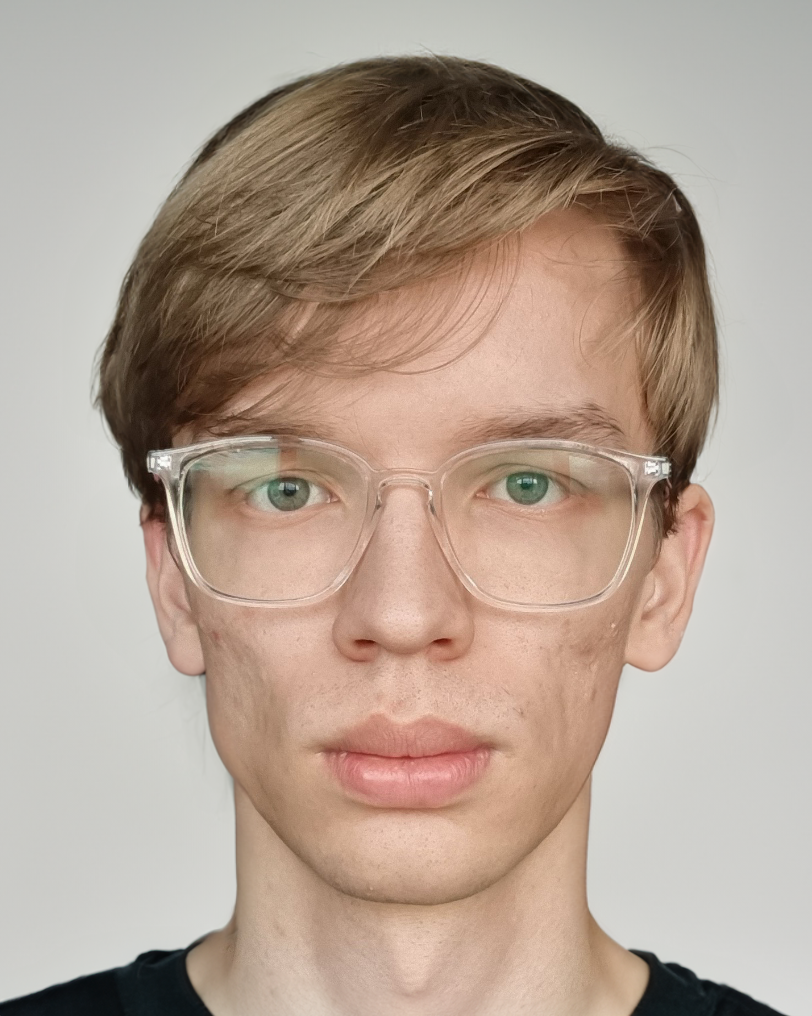
%> input picture Lab_3/pic.png, 812 x 1016 px
$ octave Lab_3.m   (GNU Octave 9; MATLAB toolbox functions it lacks are replaced by stand-ins)
%> lines starting %> are read from the running program, lines starting %| are printed output that depends on the picture; in (x1, y1, x2, y2) boxes, pixels count from 0 and x2, y2 are one past the last pixel; in counts of white or black regions, pixels touching at a corner belong together; the program's own positions count from 1
clear;
% Вариант 6

%% 1 Портрет и гистограмма
I = rgb2gray(imcrop(imread('pic.png'), [6, 116, 799, 799]));
%> I: size 800x800 uint8; min 10, max 253, mean 164.8
imwrite(I, 'portret.png');
histogram(I);
%> figure, not shown here; tallest bar 42543 high, from x = 206 to 208
saveas(gcf, 'hist.png');
pause;

%% 2 Логарифмическое преобразование
g = log(1 + im2double(I));
imshow(g); title('Логарифмическое преобразование'); pause;
imwrite(g, 'Log/g.png');
histogram(g);
title('Гистограмма');
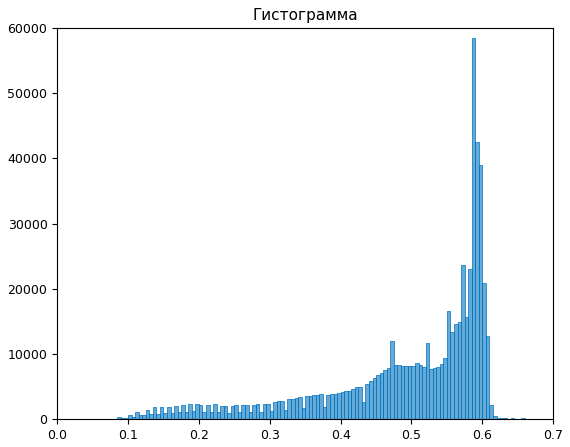
%> figure redrawn from the program's plot data; tallest bar 58407 high, from x = 0.585 to 0.59
saveas(gcf, 'Log/hist.png');
pause;

%% 3 Степенное проебразование
for gamma = [0.1 0.45 5]
    g = im2double(I).^gamma;
    imshow(g); title(['gamma = ' sprintf('%.2f', gamma)]); pause;
    imwrite(g, ['Degree/' sprintf('%.2f', gamma) '.png']);
    histogram(g); pause;
    saveas(gcf, ['Degree/hist' sprintf('%.2f', gamma) '.png']);
end

%% 4 Кусочно-линейное преобразование
points = [0, 255; 100, 200; 150, 25; 255, 0];
x = points(:, 1);
y = points(:, 2);
g = zeros(800, 800);
for i = 1:800
    for j = 1:800
        if I(i, j) >= 0 && I(i, j) <= 100
            g(i, j) = ((y(2) - y(1))/(x(2) - x(1))) * double(I(i, j)) + 255;
        elseif I(i, j) > 100 && I(i, j) <= 150
            g(i, j) = ((y(3) - y(2))/(x(3) - x(2))) * double(I(i, j)) + 550;
        elseif I(i, j) > 150 && I(i, j) <= 255
            g(i, j) =((y(4) - y(3))/(x(4) - x(3))) * double(I(i, j)) + 425/7;
        end
    end
end
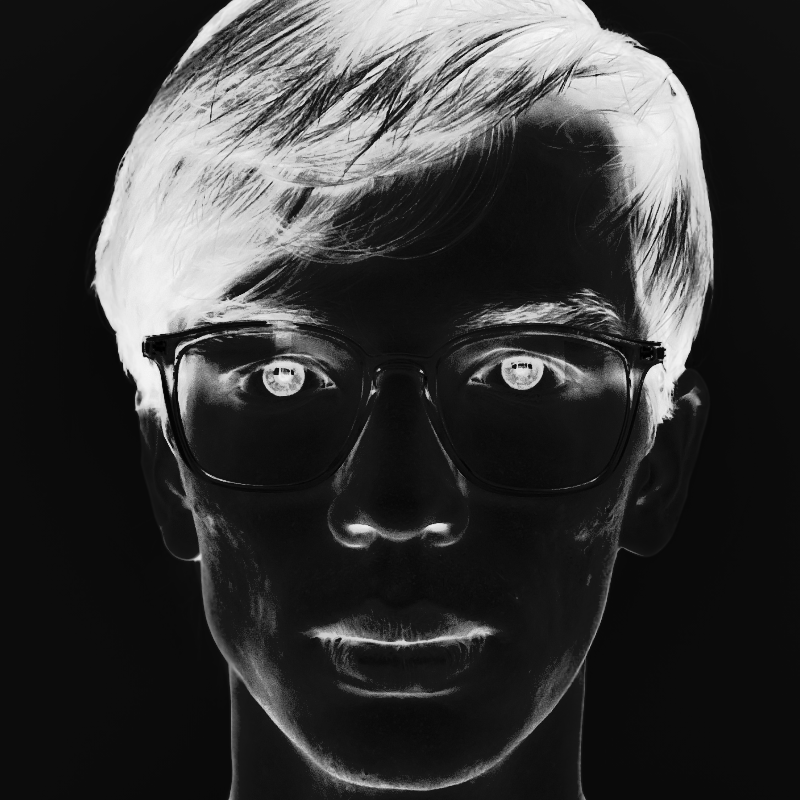
%> g: size 800x800 double; min 0.476, max 249.5, mean 55.1
imshow(uint8(g)); title('Кусочно-линейное преобразование'); pause;
imwrite(uint8(g), 'Line_Contrast/g.png');
histogram(uint8(g)); pause;
saveas(gcf, 'Line_Contrast/hist.png');

%% 5 Эквализация
g = histeq(I);
%> g: size 800x800 uint8
imshow(g); title('Эквализация'); pause;
imwrite(g, 'Equaliz/g.png');
histogram(g); pause;
%> after `histogram(g)`:
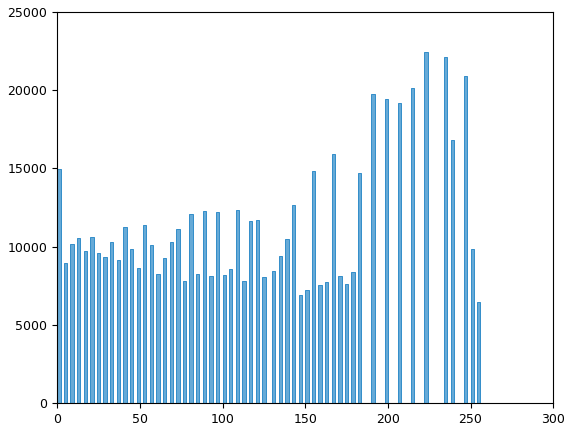
%> figure redrawn from the program's plot data; tallest bar 22431 high, from x = 222 to 224
saveas(gcf, 'Equaliz/hist.png');

%% 6 Усредняющий фильтр
for size = [3 15 35]
    g = imfilter(I, fspecial('average', size));
    imshow(g); title(['Усредняющий фильтр ' num2str(size)]); pause;
    imwrite(g, ['Filter/average' num2str(size) '.png']);
end

%% 7 Фильтр повышения резкости
g2 = imfilter(im2double(I), fspecial('laplacian', 0));
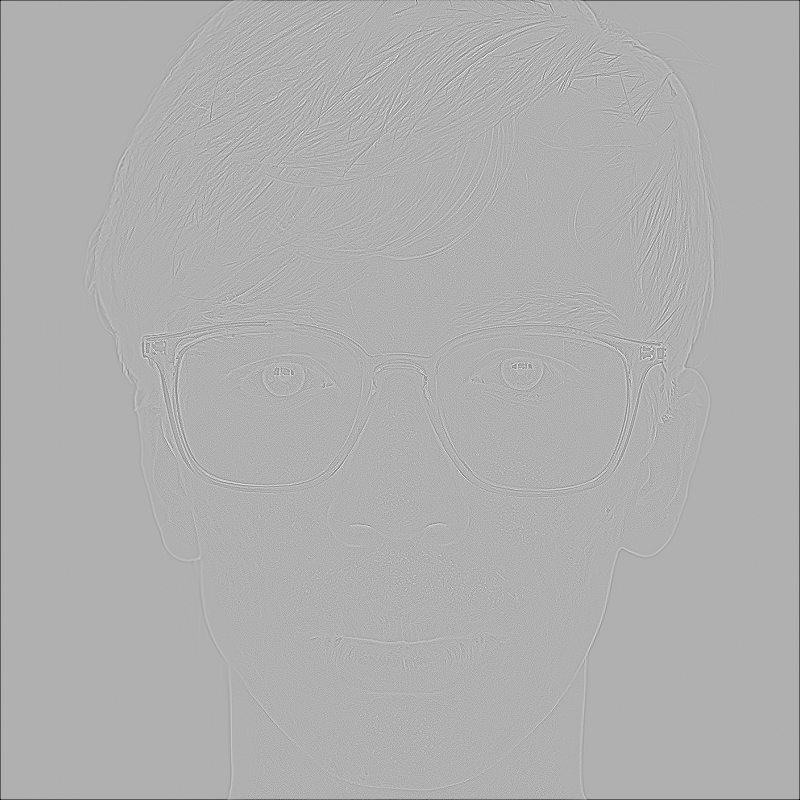
%> g2: size 800x800 double; min -1.64, max 0.729, mean -0.00356; drawn with min black and max white
g = im2double(I) - g2;
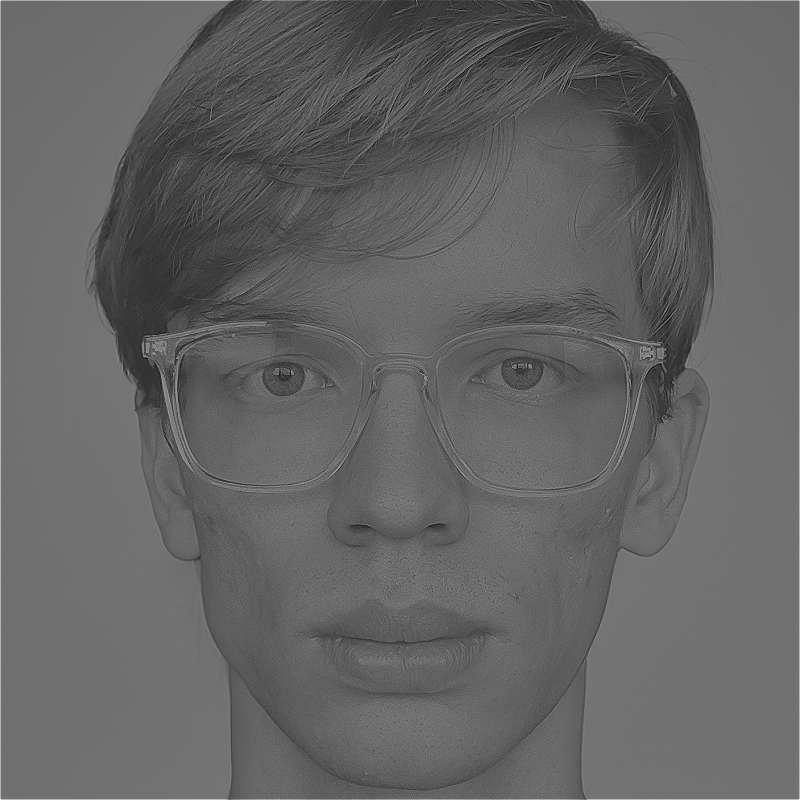
%> g: size 800x800 double; min -0.514, max 2.45, mean 0.65; drawn with min black and max white
imshow(g); title('Фильтр резкости '); pause;
imwrite(g, 'Filter/sharp.png');

%% 8 Медианный фильтр
for size = [3 9 15]
    g = medfilt2(I, [size size]);
    imshow(g); title(['Медианный фильтр ' num2str(size)]); pause;
    imwrite(g, ['Median/' num2str(size) '.png']);
end

%% 9 Выделение границ
g = edge(I, 'roberts');
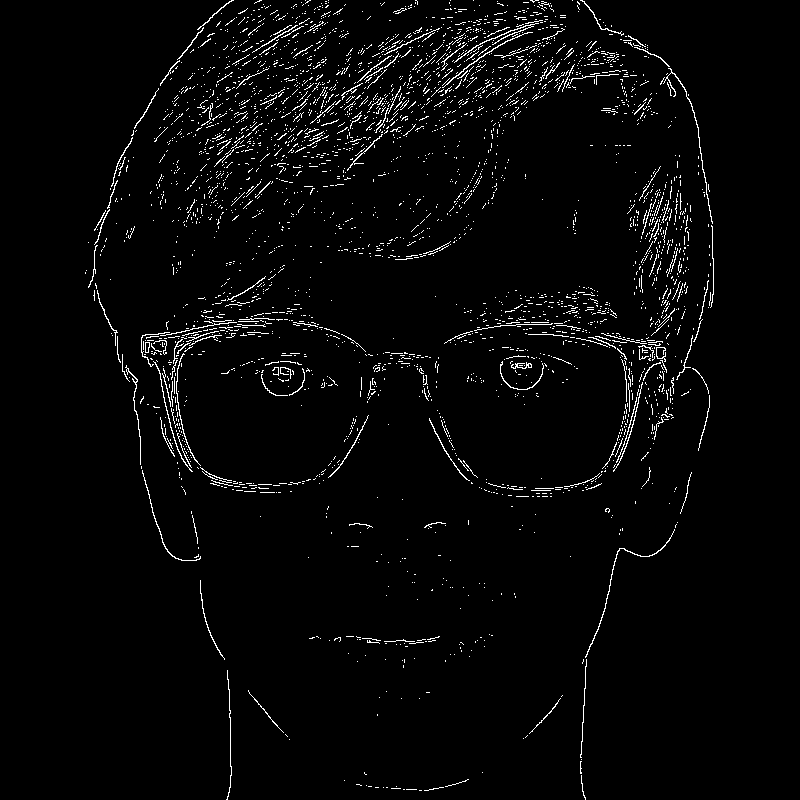
%> g: size 800x800 logical; 2.8% white in thin lines or dots, all inside (x1, y1, x2, y2) = (85, 0, 714, 800)
imshow(g); title('Метод Робертса'); pause;
imwrite(g, 'Edge/roberts.png');
g = edge(I, 'prewitt');
%> g: size 800x800 logical; 3.2% white in thin lines or dots, all inside (x1, y1, x2, y2) = (84, 0, 715, 800)
imshow(g); title('Метод Превитта'); pause;
imwrite(g, 'Edge/prewitt.png');
g = edge(I, 'sobel');
imshow(g); title('Метод Собеля'); pause;
imwrite(g, 'Edge/sobel.png');

%% 10 Фильтрация шума
noisy = imnoise(I, 'gaussian', 1/255, 4/255);
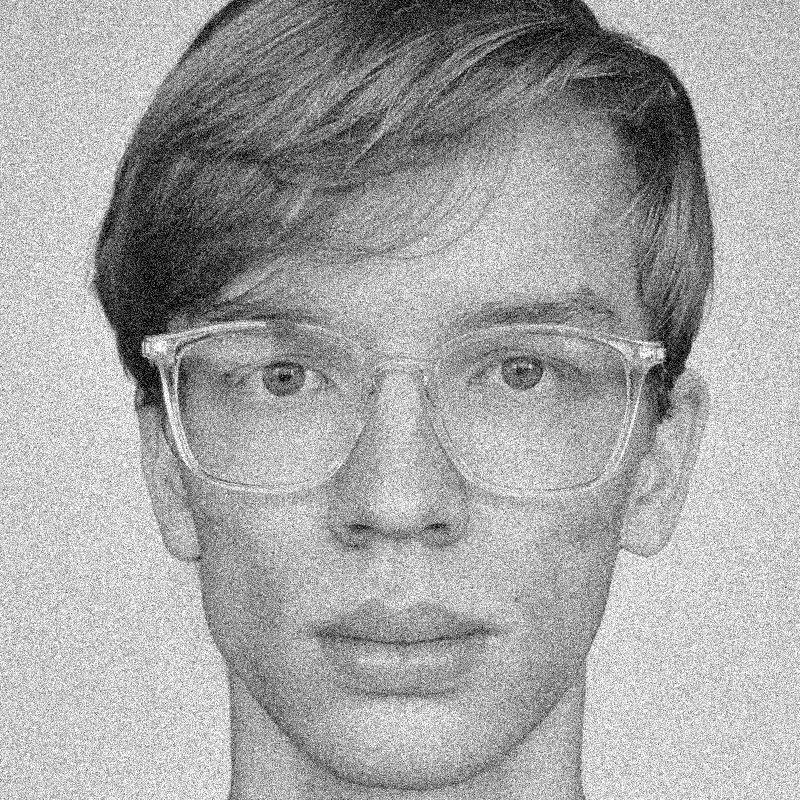
%> noisy: size 800x800 uint8; min 0, max 255, mean 165.5
imshow(noisy); title('Зашумленное изображение'); pause;
imwrite(noisy, 'Filter/noisy.png');
g1 = imgaussfilt(noisy);
g2 = medfilt2(noisy);
%> g2: size 800x800 uint8
g3 = imfilter(noisy, fspecial('average'));
imshow(g3); title('Отфильтрованное изображение'); pause;
imwrite(g3, 'Filter/denoised.png');
g4 = imbilatfilt(noisy);
N = 800*800;
D = sum((I-((1/N)*sum(I, 'all'))).^2, 'all')/N;
%> D = 137.2
D1 = sum((g1-((1/N)*sum(g1, 'all'))).^2, 'all')/N;
%> D1 = 131.2
D2 = sum((g2-((1/N)*sum(g2, 'all'))).^2, 'all')/N;
%> D2 = 133.9
D3 = sum((g3-((1/N)*sum(g3, 'all'))).^2, 'all')/N;
%> D3 = 136.2
D4 = sum((g4-((1/N)*sum(g4, 'all'))).^2, 'all')/N;
%> D4 = 127.5
